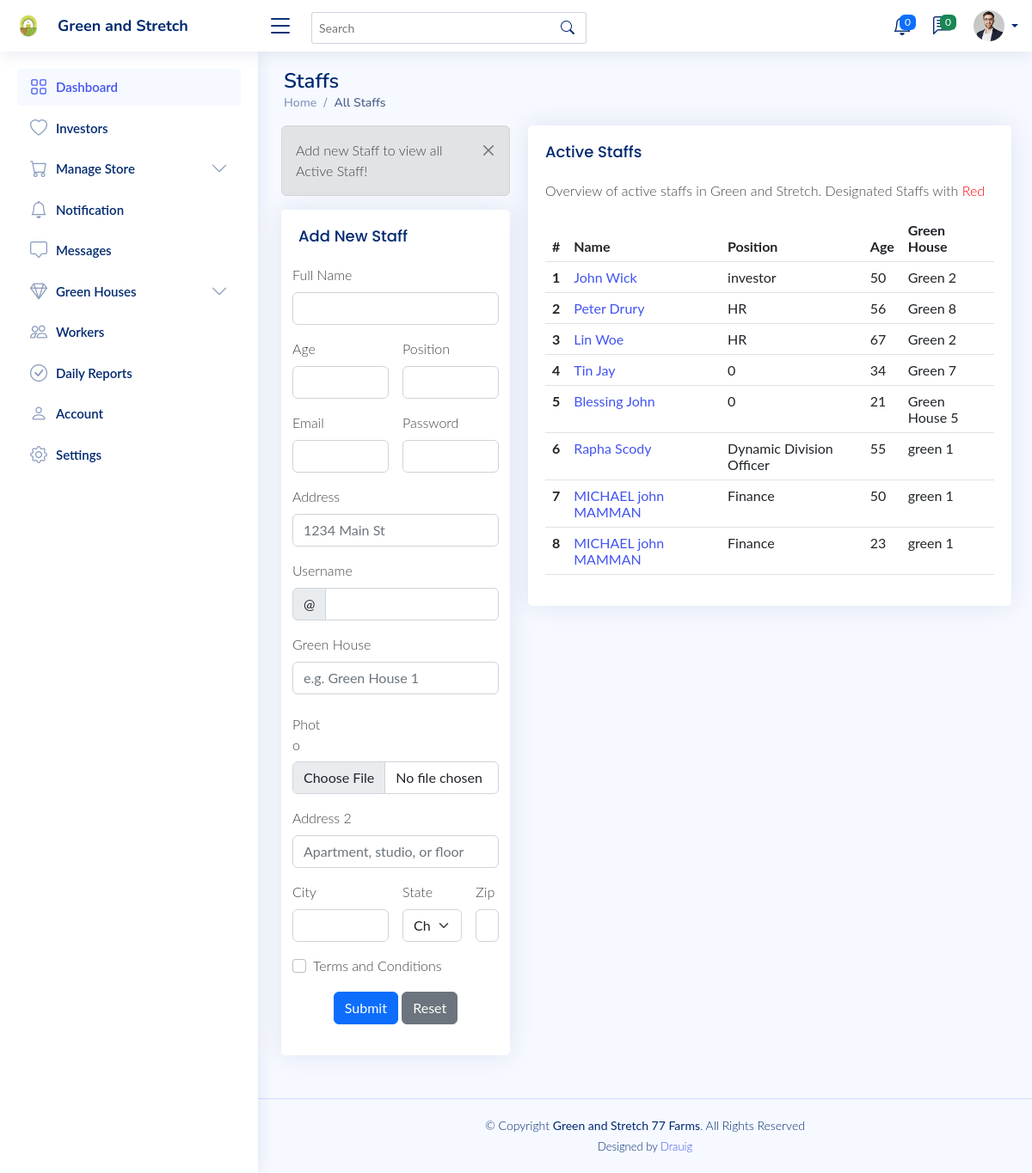
Page /admin/workers.php on the earlier database version.
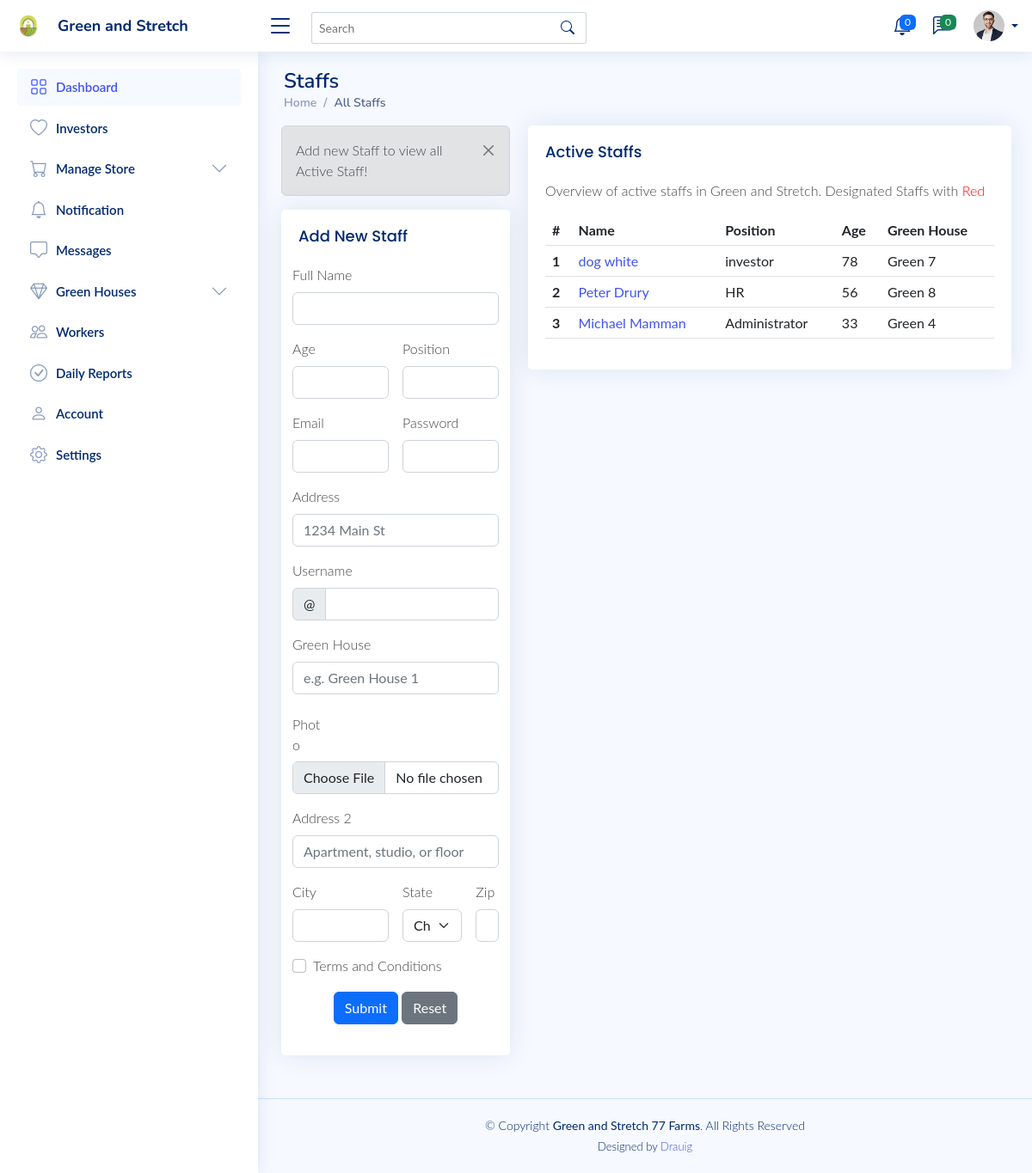
Same page on the later database version.
### tables this page shows
CREATE TABLE `users` (
  `id` int(11) NOT NULL,
  `email` varchar(255) NOT NULL,
  `password` varchar(255) NOT NULL,
  `role` varchar(50) NOT NULL,
  `position` varchar(255) DEFAULT NULL,
  `age` int(3) DEFAULT NULL,
  `full_name` varchar(255) DEFAULT NULL,
  `address` varchar(255) DEFAULT NULL,
  `username` varchar(50) DEFAULT NULL,
  `green_house` varchar(50) DEFAULT NULL,
  `profile_photo` varchar(255) DEFAULT NULL,
  `address2` varchar(255) DEFAULT NULL,
  `city` varchar(100) DEFAULT NULL,
  `state` varchar(100) DEFAULT NULL,
  `zipcode` varchar(10) DEFAULT NULL,
  `phone` varchar(20) DEFAULT NULL,
  `company` varchar(100) DEFAULT NULL,
  `job` varchar(20) DEFAULT NULL,
  `country` varchar(20) DEFAULT NULL
);

### admin/workers.php (the view, shortened to what the rows shown need)
<?php include('includes/header.php'); ?>
<link href="stylesheet/style.css" rel="stylesheet">
<body>
    <main id="main" class="main">
        <div class="pagetitle">
            <h1>Staffs</h1>
        </div>
        <section class="section profile">
            <div class="row">
                <div class="col-xl-8">
                    <section class="section">
                        <div class="row">
                            <div class="col-lg-12">
                                <div class="card">
                                    <div class="card-body">
                                        <?php
                                        $servername = "localhost";
                                        $username = "root";
                                        $password = "";
                                        $dbname = "farm";
                                        $connection = mysqli_connect($servername, $username, $password, $dbname);
                                        $query = "SELECT * FROM users WHERE role = 'staff' ORDER BY id DESC";
                                        $result = mysqli_query($connection, $query);
                                        if (mysqli_num_rows($result) > 0) {
                                            echo '<table class="table datatable">
                                                    <thead>
                                                        <tr>
                                                            <th scope="col">#</th>
                                                            <th scope="col">Name</th>
                                                            <th scope="col">Position</th>
                                                            <th scope="col">Age</th>
                                                            <th scope="col">Green House</th>
                                                        </tr>
                                                    </thead>
                                                    <tbody>';
                                            $count = 1;
                                            while ($row = mysqli_fetch_assoc($result)) {
                                                echo '<tr>
                                                            <th scope="row">' . $count . '</th>
                                                            <td><a href="workers-single.php?id='. $row["id"] .'">' . $row['full_name'] . '</a></td>
                                                            <td>' . $row['position'] . '</td>
                                                            <td>' . $row['age'] . '</td>
                                                            <td>' . $row['green_house'] . '</td>
                                                      </tr>';
                                                $count++;
                                            }
                                            echo '</tbody>
                                            </table>';
                                        } else {
                                            echo 'No staff members found.';
                                        }
                                        ?>
                                    </div>
                                </div>
                            </div>
                        </div>
                    </section>
        </section>
    </main>

Differences in the rows shown:
no longer on this page (row edited): users: full_name "John Wick", position "investor", age "50", green_house "Green 2"
removed users: full_name "Lin Woe", position "HR", age "67", green_house "Green 2"
removed users: full_name "Tin Jay", position "0", age "34", green_house "Green 7"
removed users: full_name "Blessing John", position "0", age "21", green_house "Green House 5"
removed users: full_name "Rapha Scody", position "Dynamic Division Officer", age "55", green_house "green 1"
removed users: full_name "MICHAEL john MAMMAN", position "Finance", age "50", green_house "green 1"
removed users: full_name "MICHAEL john MAMMAN", position "Finance", age "23", green_house "green 1"
now on this page (row edited): users: full_name "dog white", position "investor", age "78", green_house "Green 7"
now on this page (row edited): users: full_name "Michael Mamman", position "Administrator", age "33", green_house "Green 4"
